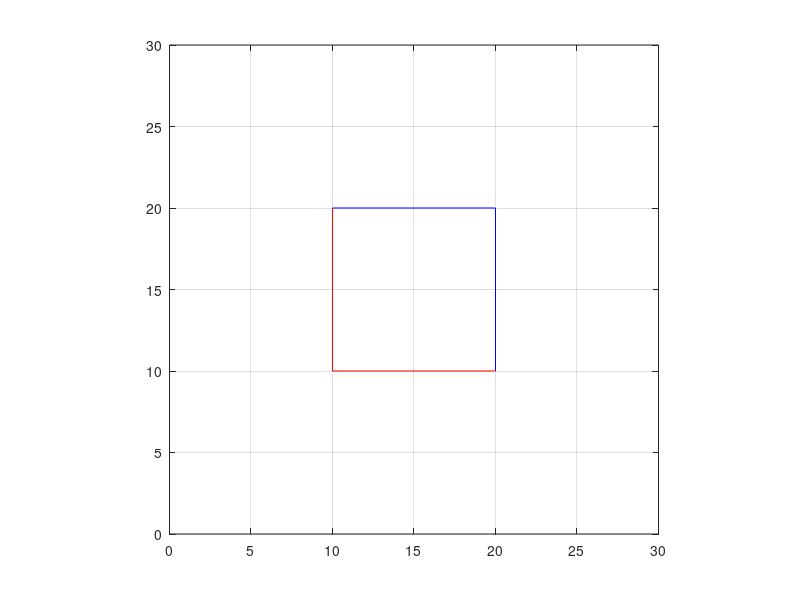

The MATLAB script that drew this image:
%Graficado de lineas por matrices
%Se trata de un cuadrado con cuatro puntos
%el punto P1= 20,20 el P2= 10,20 P3=10,10 P4=20,10
%se hace un vector (x) y otro (y) y luego
%otra matriz de "conexiones"
%o sean dos rectas del nodo P1 al P2 y al P4 y otras
%dos rectas del nodo P3 al P2 y al P4
x=[20 10 10 20];
y=[20 20 10 10];
xd1=[x(1) x(1);x(2) x(4)];
yd1=[y(1) y(1);y(2) y(4)];
xd2=[x(3) x(3);x(2) x(4)];
yd2=[y(3) y(3);y(2) y(4)];
%dibuja al mismo tiempo 4 rectas
plot(xd1,yd1,'b',xd2,yd2,'r')
axis([0 30 0 30])
axis equal
grid on